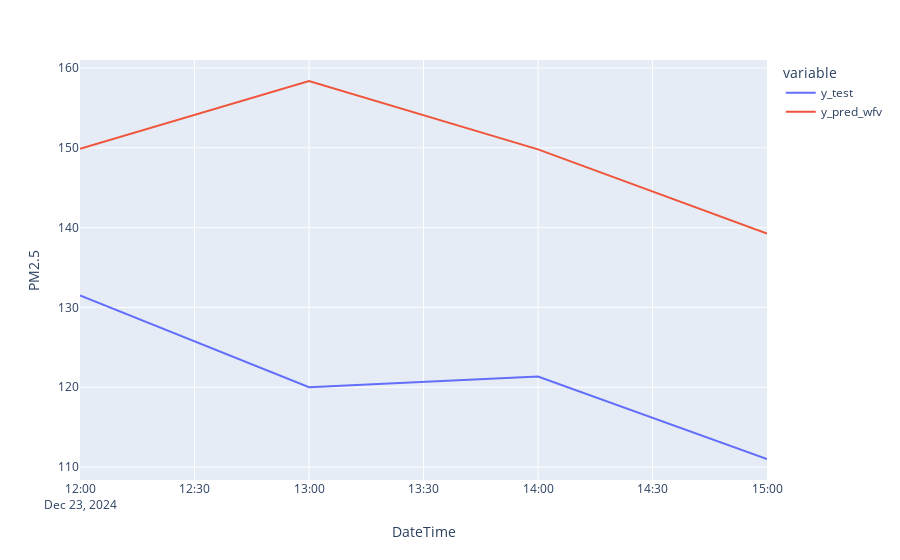

Notebook code cell kept with this figure:
### Code cell
fig = px.line(df_pred_test, labels={"value": "PM2.5"})
fig.show()

### Figure 1 — Plotly figure (JSON) as saved in the notebook; plotly's stock layout.template omitted (floating-point values rounded to 4 significant figures)
{"data": [{"hovertemplate": "variable=y_test<br>DateTime=%{x}<br>PM2.5=%{y}<extra></extra>", "legendgroup": "y_test", "line": {"color": "#636efa", "dash": "solid"}, "marker": {"symbol": "circle"}, "mode": "lines", "name": "y_test", "orientation": "v", "showlegend": true, "type": "scatter", "x": ["2024-12-23T12:00:00+00:00", "2024-12-23T13:00:00+00:00", "2024-12-23T14:00:00+00:00", "2024-12-23T15:00:00+00:00"], "xaxis": "x", "y": [131.5, 120, 121.3, 111], "yaxis": "y"}, {"hovertemplate": "variable=y_pred_wfv<br>DateTime=%{x}<br>PM2.5=%{y}<extra></extra>", "legendgroup": "y_pred_wfv", "line": {"color": "#EF553B", "dash": "solid"}, "marker": {"symbol": "circle"}, "mode": "lines", "name": "y_pred_wfv", "orientation": "v", "showlegend": true, "type": "scatter", "x": ["2024-12-23T12:00:00+00:00", "2024-12-23T13:00:00+00:00", "2024-12-23T14:00:00+00:00", "2024-12-23T15:00:00+00:00"], "xaxis": "x", "y": [149.9, 158.4, 149.8, 139.3], "yaxis": "y"}], "layout": {"legend": {"title": {"text": "variable"}, "tracegroupgap": 0}, "margin": {"t": 60}, "xaxis": {"anchor": "y", "domain": [0, 1], "title": {"text": "DateTime"}}, "yaxis": {"anchor": "x", "domain": [0, 1], "title": {"text": "PM2.5"}}}}
